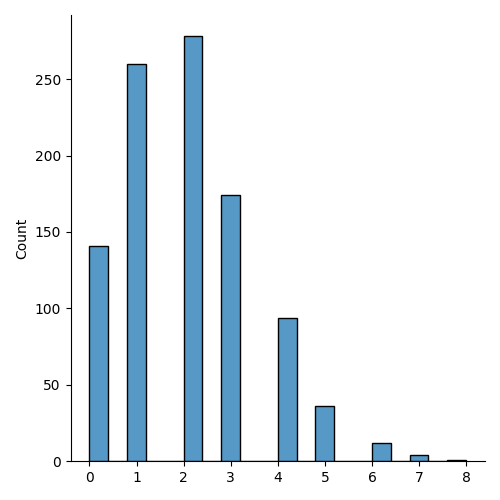

Write Python code to recreate this figure.
# Generate a random 1*10 distribution for occurrence 2
from numpy import random
x=random.poisson(lam=2, size=10)
print(x)

#visualization of poisson distribution
from numpy import random
import matplotlib.pyplot as plt
import seaborn as sns
sns.displot(random.poisson(lam=2, size=1000))
plt.show() 
# different Between Normal and poisson distribution
from numpy import random
import matplotlib.pyplot as plt
import seaborn as sns
data={
    "normal":random.normal(loc=50, scale=7, size=1000),
    "poisson":random.poisson(lam=50, size=1000)
}
sns.displot(data ,kind="kde")
plt.show()
# Difference between binomial and poisson distribution
from numpy import random
import matplotlib.pyplot as plt
import seaborn as sns
data={
    "binomial":random.binomial(n=1000, p=0.01, size=1000),
    "poisson":random.poisson(lam=10, size=1000)
}
sns.displot(data, kind="kde")
plt.show()
